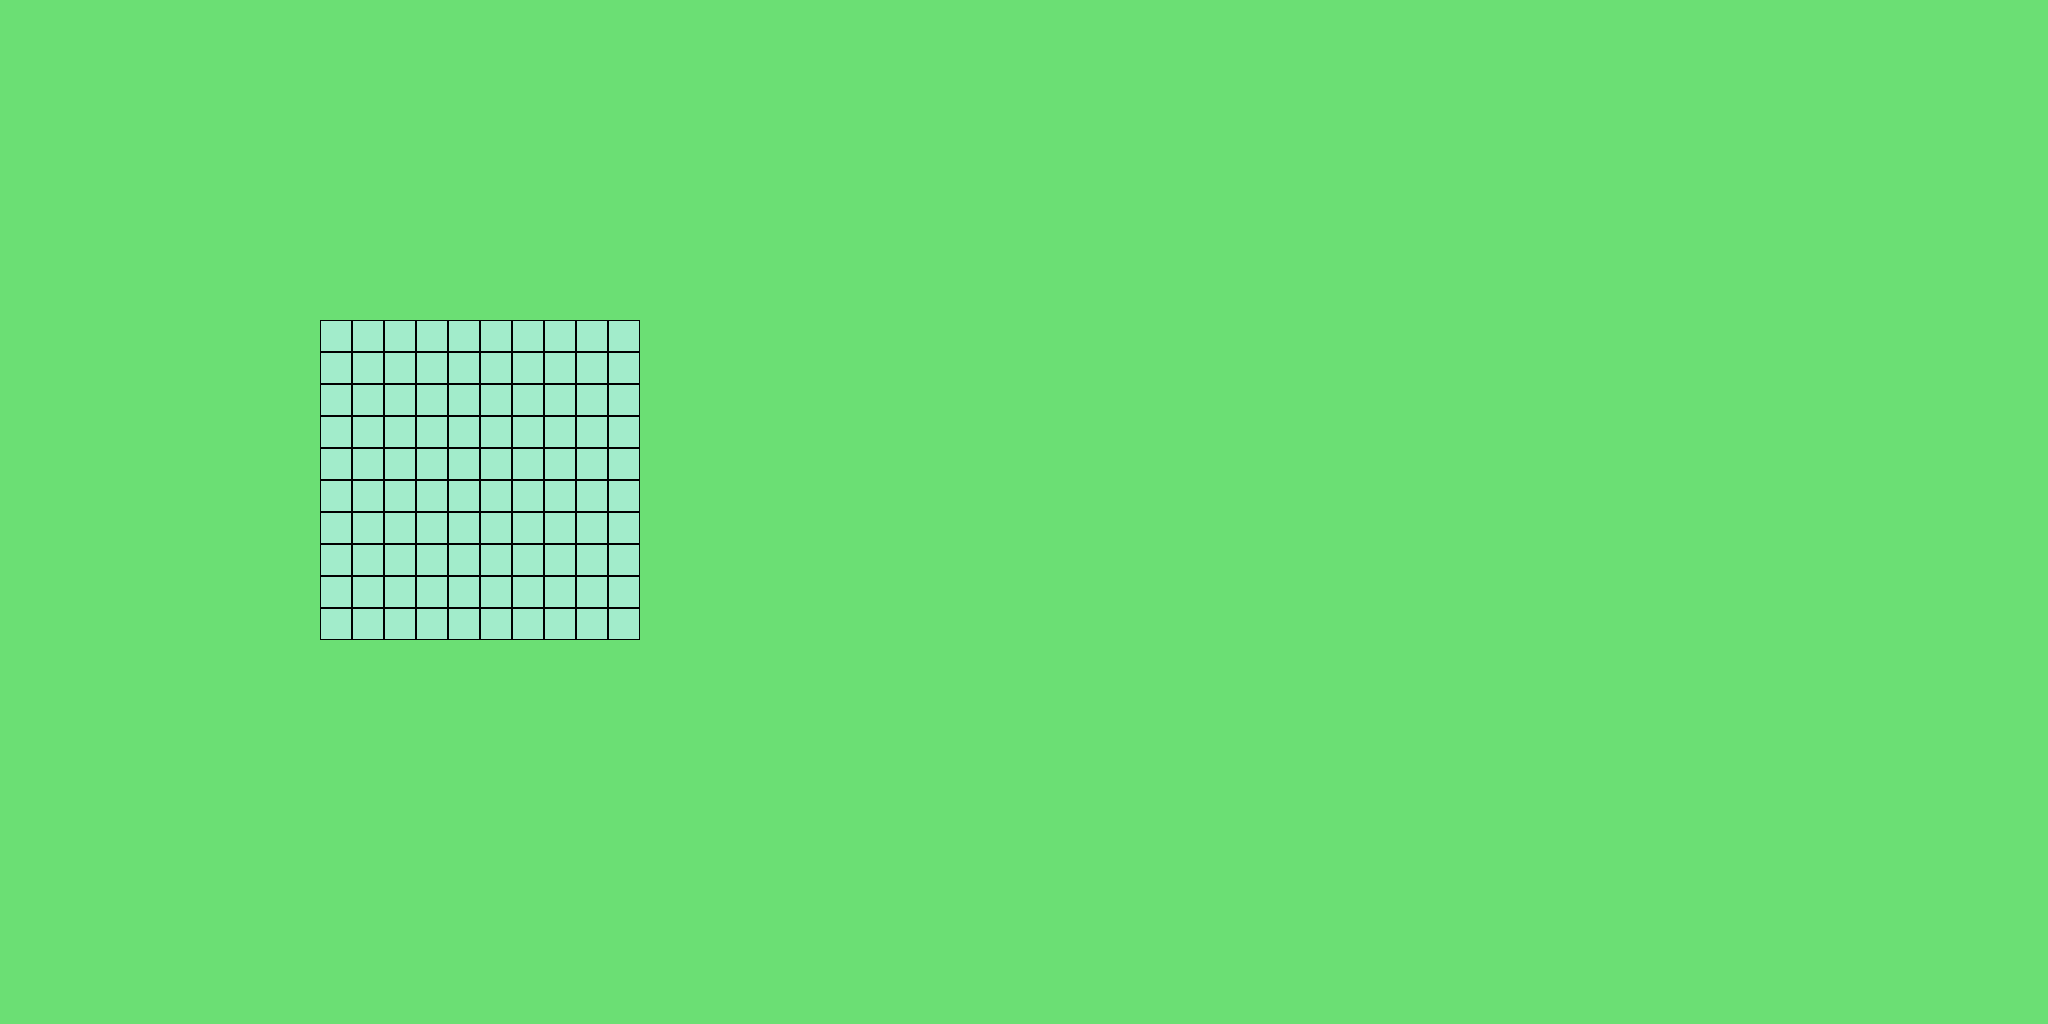

Below is a game level as drawn by its tile map, then a one-line description and the .tmx file that defines it, in full:
An orthogonal 64x32 tile map with 32x32 px tiles, 1 tile layer (Ground), 4 tilesets and 7 objects (4x Estructuras, 3x Minerales).

<map version="1.10" tiledversion="1.10.2" orientation="orthogonal" renderorder="right-down" width="64" height="32" tilewidth="32" tileheight="32" infinite="0" nextlayerid="11" nextobjectid="34">
 <tileset firstgid="1" source="TildeOtoño.tsx" />
 <tileset firstgid="2" source="TiledeVerano.tsx" />
 <tileset firstgid="3" source="TileSet.tsx" />
 <tileset firstgid="39" source="Objects.tsx" />
 <layer id="1" name="Ground" width="64" height="32">
  <data encoding="csv">
3,3,3,3,3,3,3,3,3,3,3,3,3,3,3,3,3,3,3,3,3,3,3,3,3,3,3,3,3,3,3,3,3,3,3,3,3,3,3,3,3,3,3,3,3,3,3,3,3,3,3,3,3,3,3,3,3,3,3,3,3,3,3,3,
3,3,3,3,3,3,3,3,3,3,3,3,3,3,3,3,3,3,3,3,3,3,3,3,3,3,3,3,3,3,3,3,3,3,3,3,3,3,3,3,3,3,3,3,3,3,3,3,3,3,3,3,3,3,3,3,3,3,3,3,3,3,3,3,
3,3,3,3,3,3,3,3,3,3,3,3,3,3,3,3,3,3,3,3,3,3,3,3,3,3,3,3,3,3,3,3,3,3,3,3,3,3,3,3,3,3,3,3,3,3,3,3,3,3,3,3,3,3,3,3,3,3,3,3,3,3,3,3,
3,3,3,3,3,3,3,3,3,3,3,3,3,3,3,3,3,3,3,3,3,3,3,3,3,3,3,3,3,3,3,3,3,3,3,3,3,3,3,3,3,3,3,3,3,3,3,3,3,3,3,3,3,3,3,3,3,3,3,3,3,3,3,3,
3,3,3,3,3,3,3,3,3,3,3,3,3,3,3,3,3,3,3,3,3,3,3,3,3,3,3,3,3,3,3,3,3,3,3,3,3,3,3,3,3,3,3,3,3,3,3,3,3,3,3,3,3,3,3,3,3,3,3,3,3,3,3,3,
3,3,3,3,3,3,3,3,3,3,3,3,3,3,3,3,3,3,3,3,3,3,3,3,3,3,3,3,3,3,3,3,3,3,3,3,3,3,3,3,3,3,3,3,3,3,3,3,3,3,3,3,3,3,3,3,3,3,3,3,3,3,3,3,
3,3,3,3,3,3,3,3,3,3,3,3,3,3,3,3,3,3,3,3,3,3,3,3,3,3,3,3,3,3,3,3,3,3,3,3,3,3,3,3,3,3,3,3,3,3,3,3,3,3,3,3,3,3,3,3,3,3,3,3,3,3,3,3,
3,3,3,3,3,3,3,3,3,3,3,3,3,3,3,3,3,3,3,3,3,3,3,3,3,3,3,3,3,3,3,3,3,3,3,3,3,3,3,3,3,3,3,3,3,3,3,3,3,3,3,3,3,3,3,3,3,3,3,3,3,3,3,3,
3,3,3,3,3,3,3,3,3,3,3,3,3,3,3,3,3,3,3,3,3,3,3,3,3,3,3,3,3,3,3,3,3,3,3,3,3,3,3,3,3,3,3,3,3,3,3,3,3,3,3,3,3,3,3,3,3,3,3,3,3,3,3,3,
3,3,3,3,3,3,3,3,3,3,3,3,3,3,3,3,3,3,3,3,3,3,3,3,3,3,3,3,3,3,3,3,3,3,3,3,3,3,3,3,3,3,3,3,3,3,3,3,3,3,3,3,3,3,3,3,3,3,3,3,3,3,3,3,
3,3,3,3,3,3,3,3,3,3,5,5,5,5,5,5,5,5,5,5,3,3,3,3,3,3,3,3,3,3,3,3,3,3,3,3,3,3,3,3,3,3,3,3,3,3,3,3,3,3,3,3,3,3,3,3,3,3,3,3,3,3,3,3,
3,3,3,3,3,3,3,3,3,3,5,5,5,5,5,5,5,5,5,5,3,3,3,3,3,3,3,3,3,3,3,3,3,3,3,3,3,3,3,3,3,3,3,3,3,3,3,3,3,3,3,3,3,3,3,3,3,3,3,3,3,3,3,3,
3,3,3,3,3,3,3,3,3,3,5,5,5,5,5,5,5,5,5,5,3,3,3,3,3,3,3,3,3,3,3,3,3,3,3,3,3,3,3,3,3,3,3,3,3,3,3,3,3,3,3,3,3,3,3,3,3,3,3,3,3,3,3,3,
3,3,3,3,3,3,3,3,3,3,5,5,5,5,5,5,5,5,5,5,3,3,3,3,3,3,3,3,3,3,3,3,3,3,3,3,3,3,3,3,3,3,3,3,3,3,3,3,3,3,3,3,3,3,3,3,3,3,3,3,3,3,3,3,
3,3,3,3,3,3,3,3,3,3,5,5,5,5,5,5,5,5,5,5,3,3,3,3,3,3,3,3,3,3,3,3,3,3,3,3,3,3,3,3,3,3,3,3,3,3,3,3,3,3,3,3,3,3,3,3,3,3,3,3,3,3,3,3,
3,3,3,3,3,3,3,3,3,3,5,5,5,5,5,5,5,5,5,5,3,3,3,3,3,3,3,3,3,3,3,3,3,3,3,3,3,3,3,3,3,3,3,3,3,3,3,3,3,3,3,3,3,3,3,3,3,3,3,3,3,3,3,3,
3,3,3,3,3,3,3,3,3,3,5,5,5,5,5,5,5,5,5,5,3,3,3,3,3,3,3,3,3,3,3,3,3,3,3,3,3,3,3,3,3,3,3,3,3,3,3,3,3,3,3,3,3,3,3,3,3,3,3,3,3,3,3,3,
3,3,3,3,3,3,3,3,3,3,5,5,5,5,5,5,5,5,5,5,3,3,3,3,3,3,3,3,3,3,3,3,3,3,3,3,3,3,3,3,3,3,3,3,3,3,3,3,3,3,3,3,3,3,3,3,3,3,3,3,3,3,3,3,
3,3,3,3,3,3,3,3,3,3,5,5,5,5,5,5,5,5,5,5,3,3,3,3,3,3,3,3,3,3,3,3,3,3,3,3,3,3,3,3,3,3,3,3,3,3,3,3,3,3,3,3,3,3,3,3,3,3,3,3,3,3,3,3,
3,3,3,3,3,3,3,3,3,3,5,5,5,5,5,5,5,5,5,5,3,3,3,3,3,3,3,3,3,3,3,3,3,3,3,3,3,3,3,3,3,3,3,3,3,3,3,3,3,3,3,3,3,3,3,3,3,3,3,3,3,3,3,3,
3,3,3,3,3,3,3,3,3,3,3,3,3,3,3,3,3,3,3,3,3,3,3,3,3,3,3,3,3,3,3,3,3,3,3,3,3,3,3,3,3,3,3,3,3,3,3,3,3,3,3,3,3,3,3,3,3,3,3,3,3,3,3,3,
3,3,3,3,3,3,3,3,3,3,3,3,3,3,3,3,3,3,3,3,3,3,3,3,3,3,3,3,3,3,3,3,3,3,3,3,3,3,3,3,3,3,3,3,3,3,3,3,3,3,3,3,3,3,3,3,3,3,3,3,3,3,3,3,
3,3,3,3,3,3,3,3,3,3,3,3,3,3,3,3,3,3,3,3,3,3,3,3,3,3,3,3,3,3,3,3,3,3,3,3,3,3,3,3,3,3,3,3,3,3,3,3,3,3,3,3,3,3,3,3,3,3,3,3,3,3,3,3,
3,3,3,3,3,3,3,3,3,3,3,3,3,3,3,3,3,3,3,3,3,3,3,3,3,3,3,3,3,3,3,3,3,3,3,3,3,3,3,3,3,3,3,3,3,3,3,3,3,3,3,3,3,3,3,3,3,3,3,3,3,3,3,3,
3,3,3,3,3,3,3,3,3,3,3,3,3,3,3,3,3,3,3,3,3,3,3,3,3,3,3,3,3,3,3,3,3,3,3,3,3,3,3,3,3,3,3,3,3,3,3,3,3,3,3,3,3,3,3,3,3,3,3,3,3,3,3,3,
3,3,3,3,3,3,3,3,3,3,3,3,3,3,3,3,3,3,3,3,3,3,3,3,3,3,3,3,3,3,3,3,3,3,3,3,3,3,3,3,3,3,3,3,3,3,3,3,3,3,3,3,3,3,3,3,3,3,3,3,3,3,3,3,
3,3,3,3,3,3,3,3,3,3,3,3,3,3,3,3,3,3,3,3,3,3,3,3,3,3,3,3,3,3,3,3,3,3,3,3,3,3,3,3,3,3,3,3,3,3,3,3,3,3,3,3,3,3,3,3,3,3,3,3,3,3,3,3,
3,3,3,3,3,3,3,3,3,3,3,3,3,3,3,3,3,3,3,3,3,3,3,3,3,3,3,3,3,3,3,3,3,3,3,3,3,3,3,3,3,3,3,3,3,3,3,3,3,3,3,3,3,3,3,3,3,3,3,3,3,3,3,3,
3,3,3,3,3,3,3,3,3,3,3,3,3,3,3,3,3,3,3,3,3,3,3,3,3,3,3,3,3,3,3,3,3,3,3,3,3,3,3,3,3,3,3,3,3,3,3,3,3,3,3,3,3,3,3,3,3,3,3,3,3,3,3,3,
3,3,3,3,3,3,3,3,3,3,3,3,3,3,3,3,3,3,3,3,3,3,3,3,3,3,3,3,3,3,3,3,3,3,3,3,3,3,3,3,3,3,3,3,3,3,3,3,3,3,3,3,3,3,3,3,3,3,3,3,3,3,3,3,
3,3,3,3,3,3,3,3,3,3,3,3,3,3,3,3,3,3,3,3,3,3,3,3,3,3,3,3,3,3,3,3,3,3,3,3,3,3,3,3,3,3,3,3,3,3,3,3,3,3,3,3,3,3,3,3,3,3,3,3,3,3,3,3,
3,3,3,3,3,3,3,3,3,3,3,3,3,3,3,3,3,3,3,3,3,3,3,3,3,3,3,3,3,3,3,3,3,3,3,3,3,3,3,3,3,3,3,3,3,3,3,3,3,3,3,3,3,3,3,3,3,3,3,3,3,3,3,3
</data>
 </layer>
 <objectgroup id="7" name="Estructuras">
  <object id="1" name="Cap" type="Estructuras" gid="39" x="458.731" y="320.035" width="175.78" height="175.78" rotation="359.946" />
  <object id="2" name="Cap" type="Estructuras" gid="39" x="659.047" y="602.946" width="175.784" height="175.784" />
  <object id="3" name="Cap" type="Estructuras" gid="39" x="848.848" y="401.82" width="175.78" height="175.78" />
  <object id="29" name="Silo" type="Estructuras" gid="40" x="1352.85" y="322.909" width="170.061" height="206.424" visible="0">
   <properties>
    <property name="cantidad" type="int" value="5" />
    <property name="materiales" value="madera" />
   </properties>
  </object>
 </objectgroup>
 <objectgroup id="10" name="Minerales">
  <object id="31" type="Minerales" gid="41" x="764" y="270" width="41" height="43.5" />
  <object id="32" type="Minerales" gid="42" x="923" y="526.5" width="40" height="44.5" />
  <object id="33" type="Minerales" gid="43" x="1022.5" y="518" width="36.5" height="35" />
 </objectgroup>
</map>